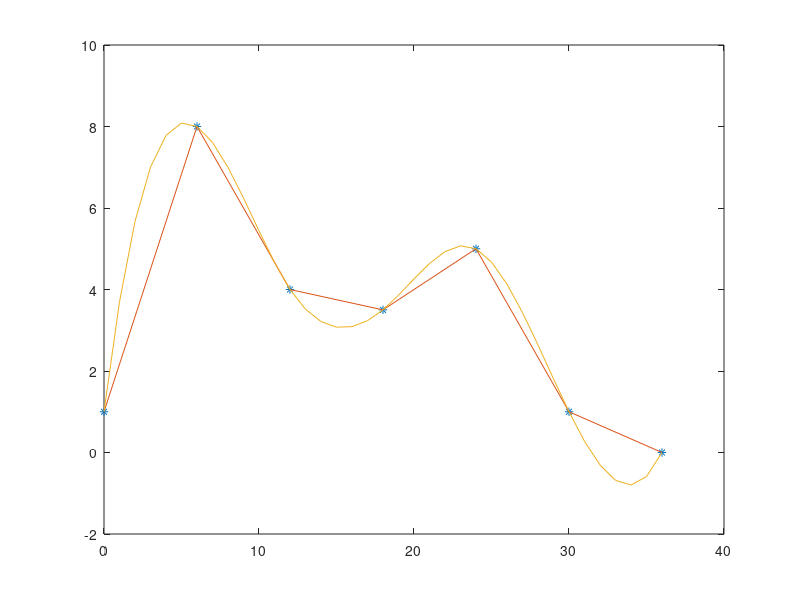

Source code (MATLAB): (Note: this script raises an error after producing the figure.)
%% Exercici 2 | Lab 11
% Distance done by a phone calculator
t = 0 : 6 : 36;
v = [1 8 4 3.5 5 1 0]


%% a)
% Plot

z = 0 : 36;
sz = spline(t, v, z);
plot(t, v, '*',  t, v,   z, sz);




%% b)
% Regla del punt mig
disp('Un rectangle')
R1 = (t(7)-t(1))*v(4)


disp('Tres rectangles')
R3 = (t(3)-t(1))*v(2) + (t(5)-t(3))*v(4) + (t(7)-t(5))*v(6)




%% c)
% Trapezis
disp('Sis trapezis')
are = t;gay = v;

T6 = trapz(are, gay)
Matlab_Y_U_DoDis = cumtrapz(are, gay)'

%% d)
% Simpson REVISAR


Sfh = t(2) - t(1)

Fracs = v(1) + 4*v(2)+v(3) + (v(3)+4*v(4)+v(5)) % + ...

S3 = (h/3) * Fracs
